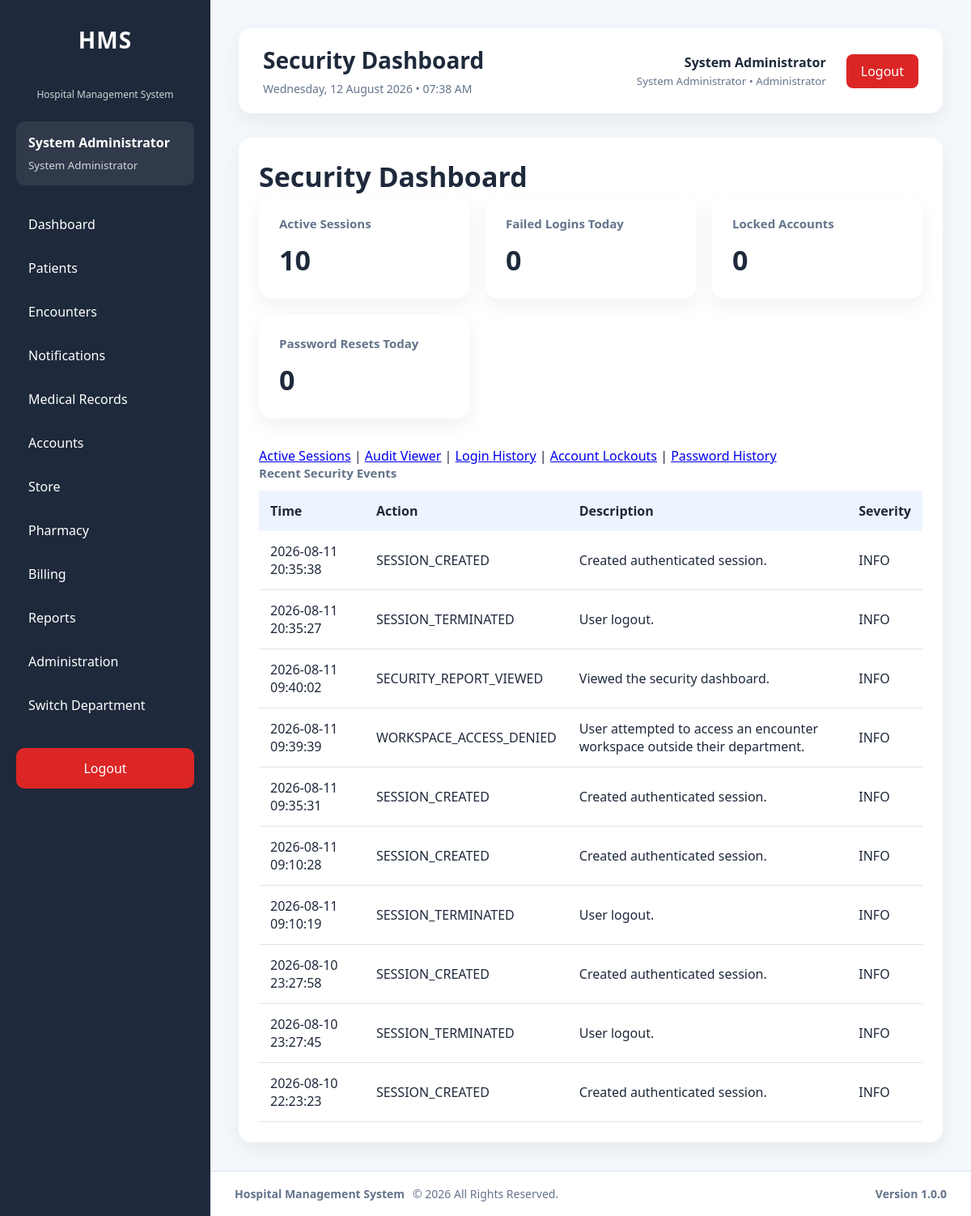
The page /modules/administration/security/dashboard.php (signed in) on the database as committed earlier.
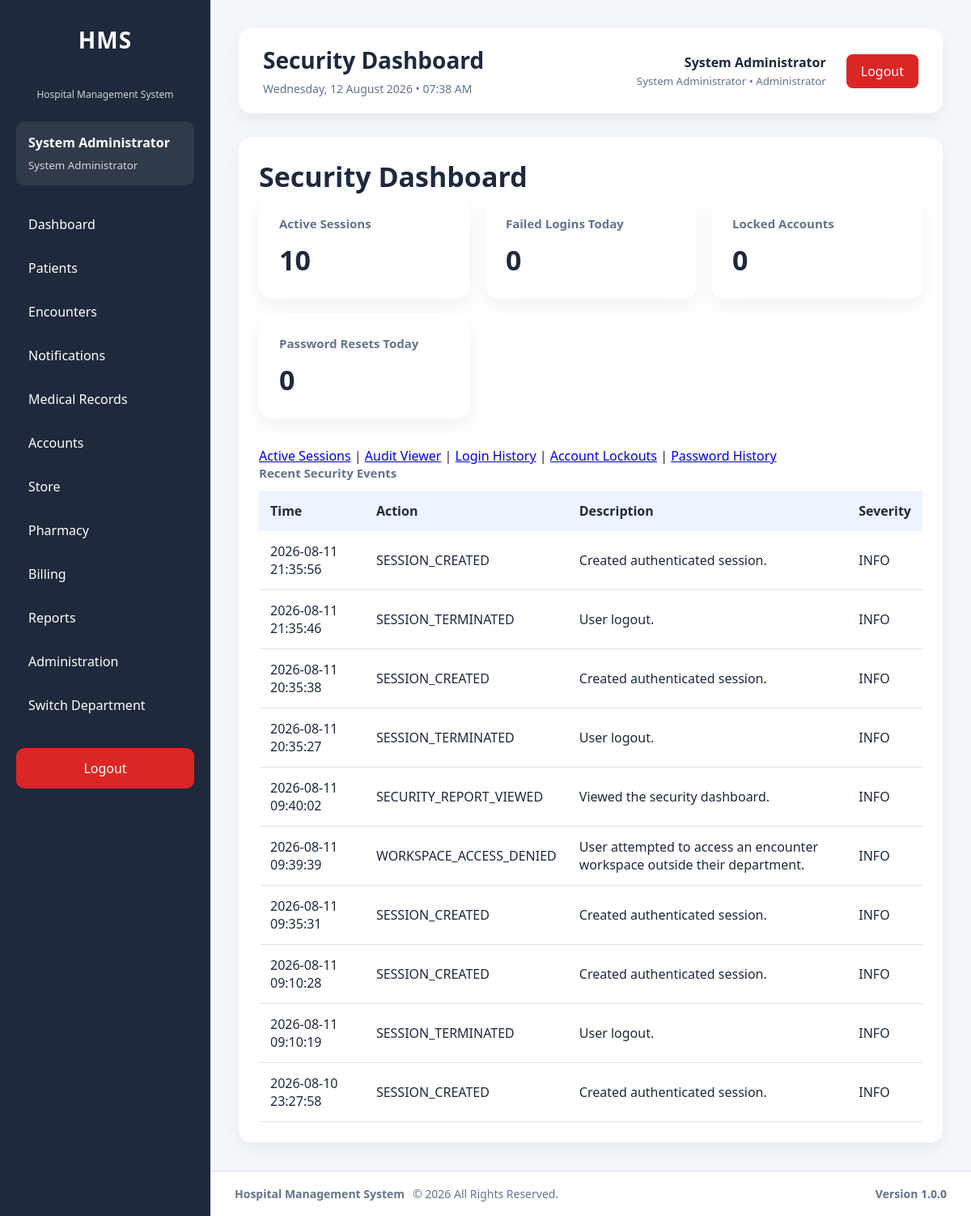
The same page on the database as committed later.
### tables this page shows
CREATE TABLE `audit_logs` (
  `id` int(11) NOT NULL AUTO_INCREMENT,
  `user_id` int(11) DEFAULT NULL,
  `visit_id` int(11) DEFAULT NULL,
  `patient_id` int(11) DEFAULT NULL,
  `module` varchar(100) NOT NULL,
  `action` varchar(100) NOT NULL,
  `description` text DEFAULT NULL,
  `ip_address` varchar(50) DEFAULT NULL,
  `user_agent` varchar(255) DEFAULT NULL,
  `department_id` int(11) DEFAULT NULL,
  `severity` varchar(20) NOT NULL DEFAULT 'INFO',
  `event_type` varchar(100) NOT NULL DEFAULT 'GENERAL',
  `created_at` timestamp NOT NULL DEFAULT current_timestamp(),
  PRIMARY KEY (`id`),
  KEY `idx_audit_user` (`user_id`),
  KEY `idx_audit_visit` (`visit_id`),
  KEY `idx_audit_patient_created` (`patient_id`,`created_at`),
  KEY `idx_audit_module` (`module`),
  KEY `idx_audit_created` (`created_at`),
  KEY `idx_audit_action_created` (`action`,`created_at`),
  KEY `idx_audit_user_created` (`user_id`,`created_at`),
  KEY `idx_audit_ip_created` (`ip_address`,`created_at`),
  KEY `idx_audit_department_created` (`department_id`,`created_at`),
  KEY `idx_audit_module_created` (`module`,`created_at`),
  KEY `idx_audit_event_created` (`event_type`,`created_at`),
  KEY `idx_audit_severity_created` (`severity`,`created_at`),
  KEY `idx_audit_visit_created` (`visit_id`,`created_at`),
  CONSTRAINT `fk_audit_department` FOREIGN KEY (`department_id`) REFERENCES `departments` (`id`) ON DELETE SET NULL ON UPDATE CASCADE,
  CONSTRAINT `fk_audit_patient` FOREIGN KEY (`patient_id`) REFERENCES `patients` (`id`) ON DELETE SET NULL ON UPDATE CASCADE,
  CONSTRAINT `fk_audit_user` FOREIGN KEY (`user_id`) REFERENCES `users` (`id`) ON DELETE SET NULL ON UPDATE CASCADE,
  CONSTRAINT `fk_audit_visit` FOREIGN KEY (`visit_id`) REFERENCES `visits` (`id`) ON DELETE SET NULL ON UPDATE CASCADE
);

### modules/administration/security/bootstrap.php (called while the page is built, shortened)
<?php
require_once __DIR__ . '/../../../config/auth.php';
require_once __DIR__ . '/../../../config/helpers.php';
require_once __DIR__ . '/../../../services/SessionService.php';
require_once __DIR__ . '/../../../services/AuditService.php';
$securityAuditService = new AuditService($pdo);

### services/AuditService.php (called while the page is built, shortened)
<?php
class AuditService
{
    private PDO $db;
    public function __construct(PDO $db)
    {
        $this->db = $db;
    }
    private function getClientIp(): string
    {
        $keys = [
            'HTTP_CLIENT_IP',
            'HTTP_X_FORWARDED_FOR',
            'REMOTE_ADDR'
        ];
        foreach ($keys as $key) {
            if (!empty($_SERVER[$key])) {
                return trim(explode(',', $_SERVER[$key])[0]);
            }
        }
        return 'UNKNOWN';
    }
    public function search(array $filters = [], int $page = 1, int $perPage = 50): array
    {
        $page = max(1, $page);
        $perPage = min(100, max(1, $perPage));
        $where = [];
        $parameters = [];
        if (!empty($filters['module'])) {
            $where[] = 'a.module = :module';
            $parameters[':module'] = $filters['module'];
        }
        $condition = $where ? ' WHERE ' . implode(' AND ', $where) : '';
        $countStmt = $this->db->prepare('SELECT COUNT(*) FROM audit_logs a' . $condition);
        $countStmt->execute($parameters);
        $total = (int)$countStmt->fetchColumn();
        $sql = '
            SELECT a.*, u.first_name, u.last_name, u.username,
                   d.department_name
            FROM audit_logs a
            LEFT JOIN users u ON u.id = a.user_id
            LEFT JOIN departments d ON d.id = a.department_id
        ' . $condition . ' ORDER BY a.created_at DESC, a.id DESC LIMIT :limit OFFSET :offset';
        $stmt = $this->db->prepare($sql);
        foreach ($parameters as $key => $value) {
            $stmt->bindValue($key, $value);
        }
        $stmt->bindValue(':limit', $perPage, PDO::PARAM_INT);
        $stmt->bindValue(':offset', ($page - 1) * $perPage, PDO::PARAM_INT);
        $stmt->execute();
        return [
            'success' => true,
            'data' => $stmt->fetchAll(PDO::FETCH_ASSOC),
            'total' => $total,
            'page' => $page,
            'per_page' => $perPage,
            'errors' => []
        ];
    }
    public function securitySummary(): array
    {
        $queries = [
            'active_sessions' => "SELECT COUNT(*) FROM active_sessions WHERE status = 'Active'",
            'failed_logins_today' => "SELECT COUNT(*) FROM audit_logs WHERE action = 'LOGIN_FAILED' AND created_at >= CURDATE()",
            'locked_accounts' => "SELECT COUNT(*) FROM users WHERE locked_at IS NOT NULL",
            'password_resets_today' => "SELECT COUNT(*) FROM audit_logs WHERE action = 'PASSWORD_RESET' AND created_at >= CURDATE()",
            'security_events_today' => "SELECT COUNT(*) FROM audit_logs WHERE module = 'Security' AND created_at >= CURDATE()"
        ];
        $summary = [];
        foreach ($queries as $key => $sql) {
            $summary[$key] = (int)$this->db->query($sql)->fetchColumn();
        }
        return ['success' => true, 'data' => $summary, 'errors' => []];
    }
}

### services/SettingsService.php (called while the page is built, shortened)
<?php
require_once __DIR__ . '/AuditService.php';
class SettingsService
{
    private PDO $pdo;
    private string $cacheNamespace;
    private static array $rowCache = [];
    public function __construct(PDO $pdo)
    {
        $this->pdo = $pdo;
        $this->cacheNamespace = (string)spl_object_id($pdo);
    }
    public function get(string $key, mixed $default = null): mixed
    {
        $row = $this->settingRow($key);
        $stored = $row['setting_value'];
        try {
            return $this->deserializeValue((string)$stored, (string)$row['setting_type']);
        } catch (Throwable $exception) {
            return $default;
        }
    }
    public function getInteger(string $key, int $default = 0): int
    {
        $value = $this->get($key, $default);
        return is_numeric($value) ? (int)$value : $default;
    }
    private function settingRow(string $key): ?array
    {
        if (array_key_exists($key, self::$rowCache[$this->cacheNamespace] ?? [])) {
            return self::$rowCache[$this->cacheNamespace][$key];
        }
        try {
            $stmt = $this->pdo->prepare(
                'SELECT * FROM system_settings WHERE setting_key = :setting_key LIMIT 1'
            );
            $stmt->execute([':setting_key' => $key]);
            $row = $stmt->fetch(PDO::FETCH_ASSOC) ?: null;
        } catch (Throwable $exception) {
            $row = null;
        }
        self::$rowCache[$this->cacheNamespace][$key] = $row;
        return $row;
    }
    private function deserializeValue(string $value, string $type): mixed
    {
        return match ($type) {
            'integer' => (int)$value,
            'boolean' => in_array(strtolower($value), ['1', 'true', 'yes', 'on'], true),
            'float' => (float)$value,
            'array' => $this->toArray($value),
            default => $value
        };
    }
}

### services/SessionService.php (called while the page is built, shortened)
<?php
class SessionService
{
    private ?PDO $pdo;
    private ?int $resolvedTimeoutSeconds = null;
    public function __construct(?PDO $pdo = null)
    {
        if ($pdo === null) {
            require_once __DIR__ . '/../config/database.php';
            $pdo = $GLOBALS['pdo'] ?? ($pdo ?? null);
        }
        $this->pdo = $pdo;
    }
    public function requireLogin(): void
    {
        $this->refreshOrExpire();
    }
    private function refreshOrExpire(): void
    {
        $lastActivity = (int)(
            $_SESSION['last_activity']
            ?? $_SESSION['login_time']
            ?? time()
        );
        if (time() - $lastActivity <= $this->sessionTimeoutSeconds()) {
            return;
        }
        exit;
    }
    private function sessionTimeoutSeconds(): int
    {
        if ($this->resolvedTimeoutSeconds !== null) {
            return $this->resolvedTimeoutSeconds;
        }
        $config = require __DIR__ . '/../config/app.php';
        $fallback = max(
            60,
            (int)($config['security']['session_timeout_seconds']
                ?? self::SESSION_TIMEOUT_SECONDS)
        );
        try {
            require_once __DIR__ . '/SettingsService.php';
            $minutes = (new SettingsService($this->pdo))->getInteger(
                'security.session_timeout_minutes',
                (int)ceil($fallback / 60)
            );
            return $this->resolvedTimeoutSeconds = max(60, $minutes * 60);
        } catch (Throwable $exception) {
            return $this->resolvedTimeoutSeconds = $fallback;
        }
    }
}

### config/auth.php (called while the page is built, shortened)
<?php
require_once __DIR__ . '/../services/SessionService.php';
$sessionService = new SessionService();
$sessionService->requireLogin();

### config/helpers.php (called while the page is built, shortened)
<?php
function e($value): string
{
    return htmlspecialchars(
        (string)$value,
        ENT_QUOTES,
        'UTF-8'
    );
}

### modules/administration/security/dashboard.php (the view, shortened to what the changed rows need)
<?php
require_once __DIR__ . '/bootstrap.php';
$securityAuditService->log(
    (int)$currentUser['id'],
    null,
    'Security',
    'SECURITY_REPORT_VIEWED',
    'Viewed the security dashboard.',
    $_SESSION['active_department_id'] ?? null,
    'INFO',
    'SECURITY_REPORT_VIEWED'
);
$summary = $securityAuditService->securitySummary()['data'] ?? [];
$recent = $securityAuditService->search(['module' => 'Security'], 1, 10)['data'] ?? [];
require_once __DIR__ . '/../../../layouts/header.php';
require_once __DIR__ . '/../../../layouts/sidebar.php';
?>
<main class="content">
    <?php require_once __DIR__ . '/../../../layouts/navbar.php'; ?>
    <section class="card">
        <h2>Security Dashboard</h2>
        <div class="stats">
            <div class="card"><h3>Active Sessions</h3><h2><?= (int)($summary['active_sessions'] ?? 0) ?></h2></div>
            <div class="card"><h3>Failed Logins Today</h3><h2><?= (int)($summary['failed_logins_today'] ?? 0) ?></h2></div>
            <div class="card"><h3>Locked Accounts</h3><h2><?= (int)($summary['locked_accounts'] ?? 0) ?></h2></div>
            <div class="card"><h3>Password Resets Today</h3><h2><?= (int)($summary['password_resets_today'] ?? 0) ?></h2></div>
        </div>
        <table><thead><tr><th>Time</th><th>Action</th><th>Description</th><th>Severity</th></tr></thead><tbody>
        <?php foreach ($recent as $event): ?><tr><td><?= e($event['created_at']) ?></td><td><?= e($event['action']) ?></td><td><?= e($event['description']) ?></td><td><?= e($event['severity']) ?></td></tr><?php endforeach; ?>
        </tbody></table>
    </section>
</main>
<?php require_once __DIR__ . '/../../../layouts/footer.php'; ?>

Rows that differ between the two databases and show on the page:
no longer on this page (row unchanged): audit_logs: created_at "2026-08-10 23:27:45", action "SESSION_TERMINATED", description "User logout.", severity "INFO"
no longer on this page (row unchanged): audit_logs: created_at "2026-08-10 22:23:23", action "SESSION_CREATED", description "Created authenticated session.", severity "INFO"
added audit_logs: created_at "2026-08-11 21:35:56", action "SESSION_CREATED", description "Created authenticated session.", severity "INFO"
added audit_logs: created_at "2026-08-11 21:35:46", action "SESSION_TERMINATED", description "User logout.", severity "INFO"
